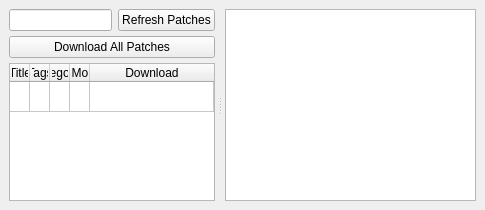
        <widget class="QWidget" name="tab_ps">
         <property name="toolTip">
          <string/>
         </property>
         <property name="styleSheet">
          <string notr="true"/>
         </property>
         <attribute name="title">
          <string>PatchStorage</string>
         </attribute>
         <attribute name="toolTip">
          <string>Switch to view all ZOIA patches on PatchStorage</string>
         </attribute>
         <layout class="QVBoxLayout" name="verticalLayout_3">
          <property name="leftMargin">
           <number>9</number>
          </property>
          <property name="topMargin">
           <number>9</number>
          </property>
          <property name="rightMargin">
           <number>9</number>
          </property>
          <property name="bottomMargin">
           <number>9</number>
          </property>
          <item>
           <widget class="QWidget" name="widget_5" native="true">
            <property name="styleSheet">
             <string notr="true"/>
            </property>
            <layout class="QHBoxLayout" name="horizontalLayout_6">
             <property name="spacing">
              <number>0</number>
             </property>
             <property name="leftMargin">
              <number>0</number>
             </property>
             <property name="topMargin">
              <number>0</number>
             </property>
             <property name="rightMargin">
              <number>0</number>
             </property>
             <property name="bottomMargin">
              <number>0</number>
             </property>
             <item>
              <widget class="QWidget" name="widget_6" native="true">
               <layout class="QVBoxLayout" name="verticalLayout_6">
                <property name="leftMargin">
                 <number>0</number>
                </property>
                <property name="topMargin">
                 <number>0</number>
                </property>
                <property name="rightMargin">
                 <number>0</number>
                </property>
                <property name="bottomMargin">
                 <number>0</number>
                </property>
                <item>
                 <widget class="QWidget" name="widget_7" native="true">
                  <property name="sizePolicy">
                   <sizepolicy hsizetype="Expanding" vsizetype="Expanding">
                    <horstretch>0</horstretch>
                    <verstretch>0</verstretch>
                   </sizepolicy>
                  </property>
                  <layout class="QHBoxLayout" name="horizontalLayout_7">
                   <property name="leftMargin">
                    <number>0</number>
                   </property>
                   <property name="topMargin">
                    <number>0</number>
                   </property>
                   <property name="rightMargin">
                    <number>0</number>
                   </property>
                   <property name="bottomMargin">
                    <number>0</number>
                   </property>
                   <item>
                    <widget class="QSplitter" name="splitter_PS">
                     <property name="orientation">
                      <enum>Qt::Horizontal</enum>
                     </property>
                     <property name="handleWidth">
                      <number>10</number>
                     </property>
                     <widget class="QWidget" name="layoutWidget_4">
                      <layout class="QVBoxLayout" name="verticalLayout_8">
                       <property name="spacing">
                        <number>5</number>
                       </property>
                       <item>
                        <layout class="QHBoxLayout" name="horizontalLayout_5">
                         <property name="spacing">
                          <number>6</number>
                         </property>
                         <item>
                          <widget class="QLineEdit" name="searchbar_PS">
                           <property name="toolTip">
                            <string>Type and hit enter/return to search!</string>
                           </property>
                           <property name="statusTip">
                            <string>Type and hit enter/return to search!</string>
                           </property>
                           <property name="accessibleName">
                            <string>PatchStorage View search bar</string>
                           </property>
                           <property name="accessibleDescription">
                            <string>Searches through the ZOIA patches currently hosted on PatchStorage for any that match what is written in the search query. Hit enter or return to initiate the search.</string>
                           </property>
                           <property name="styleSheet">
                            <string notr="true"/>
                           </property>
                           <property name="inputMask">
                            <string/>
                           </property>
                           <property name="text">
                            <string/>
                           </property>
                          </widget>
                         </item>
                         <item>
                          <widget class="QPushButton" name="refresh_pch_btn">
                           <property name="cursor">
                            <cursorShape>PointingHandCursor</cursorShape>
                           </property>
                           <property name="mouseTracking">
                            <bool>true</bool>
                           </property>
                           <property name="toolTip">
                            <string>Click here to refresh the PatchStorage patch list.</string>
                           </property>
                           <property name="statusTip">
                            <string>Click here to refresh the PatchStorage patch list.</string>
                           </property>
                           <property name="accessibleName">
                            <string>Refresh PatchStorage patch list button</string>
                           </property>
                           <property name="accessibleDescription">
                            <string>This button will refresh the data in the PatchStorage patch table with the latest patches on PatchStorage should the list ever become out of sync.</string>
                           </property>
                           <property name="styleSheet">
                            <string notr="true"/>
                           </property>
                           <property name="text">
                            <string>Refresh Patches</string>
                           </property>
                          </widget>
                         </item>
                        </layout>
                       </item>
                       <item>
                        <widget class="QPushButton" name="btn_dwn_all">
                         <property name="cursor">
                          <cursorShape>PointingHandCursor</cursorShape>
                         </property>
                         <property name="mouseTracking">
                          <bool>true</bool>
                         </property>
                         <property name="toolTip">
                          <string>Click here to download all patches currently stored on PatchStorage.</string>
                         </property>
                         <property name="statusTip">
                          <string>Click here to download all patches currently stored on PatchStorage.</string>
                         </property>
                         <property name="accessibleName">
                          <string>Download All Button</string>
                         </property>
                         <property name="accessibleDescription">
                          <string>Forcibly downloads and saves all patches currently hosted on the PatchStorage.com website to your local computer. All of these patches will then be available for viewing in the Local Storage View tab.</string>
                         </property>
                         <property name="text">
                          <string>Download All Patches</string>
                         </property>
                        </widget>
                       </item>
                       <item>
                        <widget class="QTableWidget" name="table_PS">
                         <property name="cursor" stdset="0">
                          <cursorShape>ArrowCursor</cursorShape>
                         </property>
                         <property name="mouseTracking">
                          <bool>false</bool>
                         </property>
                         <property name="statusTip">
                          <string>View list of Patchstorage uploads.</string>
                         </property>
                         <property name="accessibleName">
                          <string>PatchStorage Table</string>
                         </property>
                         <property name="accessibleDescription">
                          <string>Displays all of the ZOIA patches that are currently hosted on PatchStorage.</string>
                         </property>
                         <property name="styleSheet">
                          <string notr="true"/>
                         </property>
                         <property name="frameShape">
                          <enum>QFrame::StyledPanel</enum>
                         </property>
                         <property name="frameShadow">
                          <enum>QFrame::Plain</enum>
                         </property>
                         <property name="sizeAdjustPolicy">
                          <enum>QAbstractScrollArea::AdjustToContents</enum>
                         </property>
                         <property name="editTriggers">
                          <set>QAbstractItemView::NoEditTriggers</set>
                         </property>
                         <property name="alternatingRowColors">
                          <bool>false</bool>
                         </property>
                         <property name="selectionMode">
                          <enum>QAbstractItemView::SingleSelection</enum>
                         </property>
                         <property name="selectionBehavior">
                          <enum>QAbstractItemView::SelectItems</enum>
                         </property>
                         <property name="horizontalScrollMode">
                          <enum>QAbstractItemView::ScrollPerPixel</enum>
                         </property>
                         <property name="gridStyle">
                          <enum>Qt::SolidLine</enum>
                         </property>
                         <property name="rowCount">
                          <number>1</number>
                         </property>
                         <property name="columnCount">
                          <number>5</number>
                         </property>
                         <attribute name="horizontalHeaderCascadingSectionResizes">
                          <bool>true</bool>
                         </attribute>
                         <attribute name="horizontalHeaderDefaultSectionSize">
                          <number>0</number>
                         </attribute>
                         <attribute name="horizontalHeaderMinimumSectionSize">
                          <number>0</number>
                         </attribute>
                         <attribute name="horizontalHeaderStretchLastSection">
                          <bool>true</bool>
                         </attribute>
                         <attribute name="verticalHeaderVisible">
                          <bool>false</bool>
                         </attribute>
                         <row/>
                         <column>
                          <property name="text">
                           <string>Title</string>
                          </property>
                         </column>
                         <column>
                          <property name="text">
                           <string>Tags</string>
                          </property>
                         </column>
                         <column>
                          <property name="text">
                           <string>Categories</string>
                          </property>
                         </column>
                         <column>
                          <property name="text">
                           <string>Date Modified</string>
                          </property>
                         </column>
                         <column>
                          <property name="text">
                           <string>Download</string>
                          </property>
                         </column>
                        </widget>
                       </item>
                      </layout>
                     </widget>
                     <widget class="QTextBrowser" name="text_browser_PS">
                      <property name="statusTip">
                       <string>Click on a patch to view its metadata.</string>
                      </property>
                      <property name="accessibleName">
                       <string>Additional Patch Notes Display</string>
                      </property>
                      <property name="accessibleDescription">
                       <string>Displays additional information for a selected patch. This includes the author's name, the like count, the download count, the view count, and a preview link (if it exists)</string>
                      </property>
                      <property name="styleSheet">
                       <string notr="true"/>
                      </property>
                      <property name="frameShadow">
                       <enum>QFrame::Plain</enum>
                      </property>
                      <property name="textInteractionFlags">
                       <set>Qt::TextBrowserInteraction</set>
                      </property>
                      <property name="openExternalLinks">
                       <bool>true</bool>
                      </property>
                      <property name="openLinks">
                       <bool>true</bool>
                      </property>
                     </widget>
                    </widget>
                   </item>
                  </layout>
                 </widget>
                </item>
               </layout>
              </widget>
             </item>
            </layout>
           </widget>
          </item>
         </layout>
        </widget>
